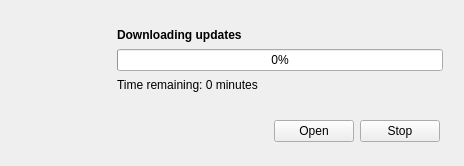
<?xml version="1.0" encoding="UTF-8"?>
<ui version="4.0">
 <class>Downloader</class>
 <widget class="QWidget" name="Downloader">
  <property name="geometry">
   <rect>
    <x>0</x>
    <y>0</y>
    <width>464</width>
    <height>164</height>
   </rect>
  </property>
  <property name="sizePolicy">
   <sizepolicy hsizetype="Minimum" vsizetype="Minimum">
    <horstretch>0</horstretch>
    <verstretch>0</verstretch>
   </sizepolicy>
  </property>
  <property name="windowTitle">
   <string>Updater</string>
  </property>
  <layout class="QVBoxLayout" name="verticalLayout">
   <property name="spacing">
    <number>0</number>
   </property>
   <property name="leftMargin">
    <number>12</number>
   </property>
   <property name="topMargin">
    <number>12</number>
   </property>
   <property name="rightMargin">
    <number>12</number>
   </property>
   <property name="bottomMargin">
    <number>12</number>
   </property>
   <item>
    <widget class="QWidget" name="widget" native="true">
     <layout class="QHBoxLayout" name="horizontalLayout">
      <property name="spacing">
       <number>0</number>
      </property>
      <property name="leftMargin">
       <number>0</number>
      </property>
      <property name="topMargin">
       <number>0</number>
      </property>
      <property name="rightMargin">
       <number>0</number>
      </property>
      <property name="bottomMargin">
       <number>0</number>
      </property>
      <item>
       <widget class="QLabel" name="updater_icon">
        <property name="minimumSize">
         <size>
          <width>96</width>
          <height>96</height>
         </size>
        </property>
        <property name="text">
         <string/>
        </property>
        <property name="pixmap">
         <pixmap resource="../etc/resources/qsimpleupdater.qrc">:/icons/update.png</pixmap>
        </property>
       </widget>
      </item>
      <item>
       <widget class="QWidget" name="progressFrame" native="true">
        <layout class="QVBoxLayout" name="verticalLayout_2">
         <property name="spacing">
          <number>0</number>
         </property>
         <item>
          <widget class="QLabel" name="downloadLabel">
           <property name="font">
            <font>
             <weight>75</weight>
             <bold>true</bold>
            </font>
           </property>
           <property name="text">
            <string>Downloading updates</string>
           </property>
          </widget>
         </item>
         <item>
          <widget class="QProgressBar" name="progressBar">
           <property name="minimumSize">
            <size>
             <width>320</width>
             <height>0</height>
            </size>
           </property>
           <property name="value">
            <number>0</number>
           </property>
           <property name="invertedAppearance">
            <bool>false</bool>
           </property>
          </widget>
         </item>
         <item>
          <widget class="QLabel" name="timeLabel">
           <property name="text">
            <string>Time remaining: 0 minutes</string>
           </property>
          </widget>
         </item>
        </layout>
       </widget>
      </item>
     </layout>
    </widget>
   </item>
   <item>
    <widget class="QWidget" name="buttonFrame" native="true">
     <layout class="QHBoxLayout" name="horizontalLayout_2">
      <property name="leftMargin">
       <number>12</number>
      </property>
      <property name="topMargin">
       <number>12</number>
      </property>
      <property name="rightMargin">
       <number>12</number>
      </property>
      <property name="bottomMargin">
       <number>12</number>
      </property>
      <item>
       <spacer name="buttonSpacer">
        <property name="orientation">
         <enum>Qt::Horizontal</enum>
        </property>
        <property name="sizeHint" stdset="0">
         <size>
          <width>40</width>
          <height>20</height>
         </size>
        </property>
       </spacer>
      </item>
      <item>
       <widget class="QPushButton" name="openButton">
        <property name="text">
         <string>Open</string>
        </property>
       </widget>
      </item>
      <item>
       <widget class="QPushButton" name="stopButton">
        <property name="text">
         <string>Stop</string>
        </property>
       </widget>
      </item>
     </layout>
    </widget>
   </item>
  </layout>
 </widget>
 <resources>
  <include location="../etc/resources/qsimpleupdater.qrc"/>
 </resources>
 <connections/>
</ui>
